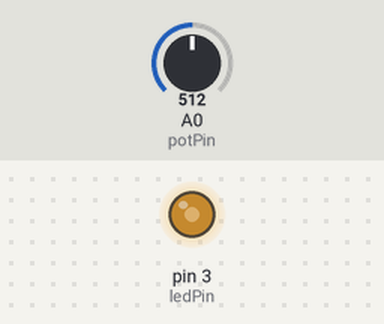
Simulated run of this sketch. Board: Arduino Uno, built with avr-gcc and run on an emulated ATmega328P. Shown: output pins drawn as LEDs (lit = HIGH). The inputs (shaded band) are chosen by the test bench; at power-on: A0 (potPin) = 512.

Above: at 1.2 s.
1.3 s: A0 (potPin) set to 716
At 2.5 s:
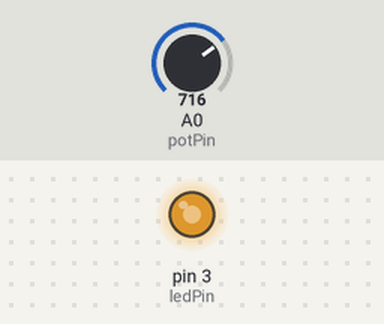
2.8 s: A0 (potPin) set to 900
At 3.9 s:
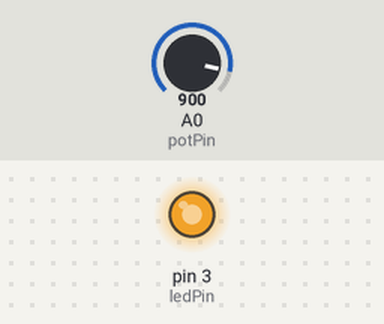
4.3 s: A0 (potPin) set to 122
At 5.0 s:
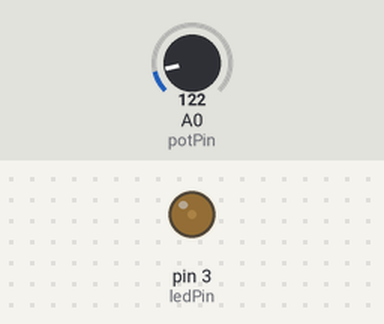
5.8 s: A0 (potPin) set to 0
At 6.2 s:
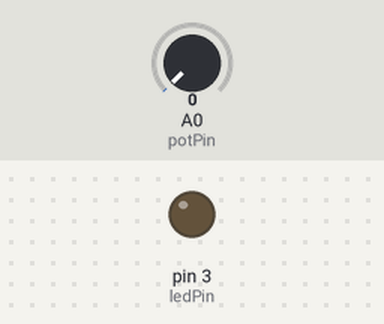
7.3 s: A0 (potPin) set to 511
At 8.5 s:
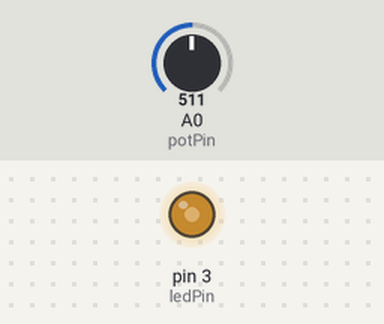
Timing chart, 0 to 9.8 s (numbered marks = the images above; inputs shaded):
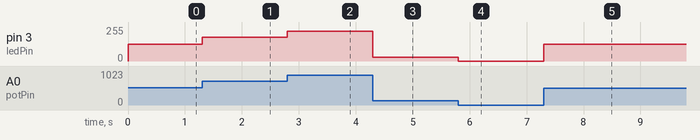

Measured:
- after the input at 1.3 s, pin 3 (ledPin): 127/255 → 178/255 at once
- after the input at 2.8 s, pin 3 (ledPin): 178/255 → 224/255 at once
- after the input at 4.3 s, pin 3 (ledPin): 224/255 → 30/255 at once
- after the input at 5.8 s, pin 3 (ledPin): 30/255 → 0/255 at once
- after the input at 7.3 s, pin 3 (ledPin): 0/255 → 127/255 at once

The sketch:

4_potentiometer_led_dimmer.ino
```cpp
/*
  Potentiometer to adjust the blinking led time

  Reads the analog value from a potentiometer on pin A0 and uses it to adjust the blinking delay, repeatedly.
*/

const int potPin = A0; // Pin number connected to the potentiometer --> 14 internally
const int ledPin = 3; // Pin number connected to the LED

int potValue = 0; // Variable to store the raw analog value from the potentiometer (0 to 1023)
int mapPotValue = 0; // Variable to store the mapped value -> from potentiometer (0 to 1023) to LED (0 to 255)

// the setup function runs once when you press reset or power the board
void setup() {
  pinMode(ledPin, OUTPUT); //Initialise LED pin (OUTPUT type)
}

// the loop function runs over and over again forever
void loop() {
 potValue = analogRead(potPin); // Reads the voltage level on pin A0

/*
Maps potValue (raw analog value from the potentiometer)
potentiometer MIN, MAX to LED MIN, MAX
*/
 mapPotValue = map(potValue, 0, 1023, 0, 255);

/* Turns on the LED and assigns the mapped value of the potentiometer to it.
  IMPORTANT: it must be an analog write for the dimmer to work */
 analogWrite(ledPin, mapPotValue);
}
```
